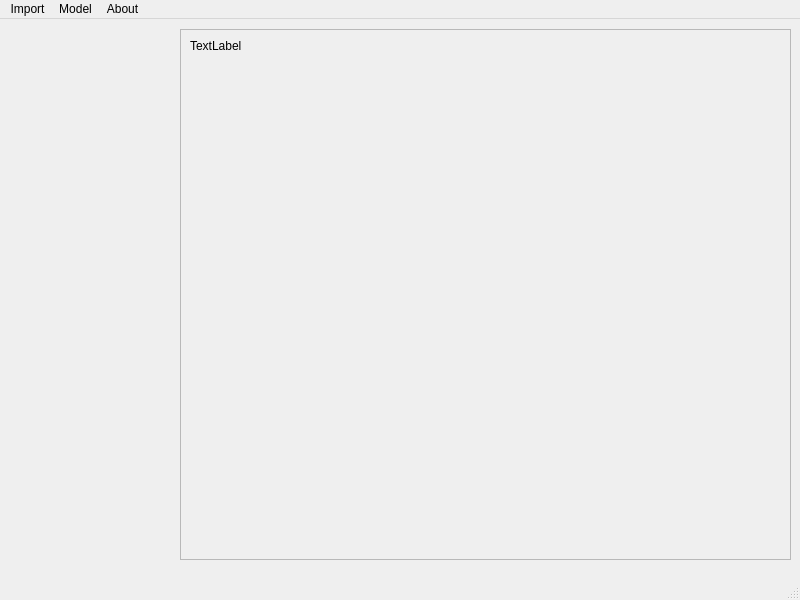
<?xml version="1.0" encoding="UTF-8"?>
<ui version="4.0">
 <class>MainWindow</class>
 <widget class="QMainWindow" name="MainWindow">
  <property name="geometry">
   <rect>
    <x>0</x>
    <y>0</y>
    <width>800</width>
    <height>600</height>
   </rect>
  </property>
  <property name="windowTitle">
   <string>MainWindow</string>
  </property>
  <widget class="QWidget" name="centralwidget">
   <widget class="QFrame" name="frame">
    <property name="geometry">
     <rect>
      <x>180</x>
      <y>10</y>
      <width>611</width>
      <height>531</height>
     </rect>
    </property>
    <property name="sizePolicy">
     <sizepolicy hsizetype="Maximum" vsizetype="Maximum">
      <horstretch>0</horstretch>
      <verstretch>0</verstretch>
     </sizepolicy>
    </property>
    <property name="frameShape">
     <enum>QFrame::StyledPanel</enum>
    </property>
    <property name="frameShadow">
     <enum>QFrame::Raised</enum>
    </property>
    <widget class="QLabel" name="imglabel">
     <property name="geometry">
      <rect>
       <x>10</x>
       <y>10</y>
       <width>590</width>
       <height>510</height>
      </rect>
     </property>
     <property name="text">
      <string>TextLabel</string>
     </property>
     <property name="alignment">
      <set>Qt::AlignJustify|Qt::AlignTop</set>
     </property>
    </widget>
   </widget>
  </widget>
  <widget class="QMenuBar" name="menubar">
   <property name="geometry">
    <rect>
     <x>0</x>
     <y>0</y>
     <width>800</width>
     <height>25</height>
    </rect>
   </property>
   <widget class="QMenu" name="menuModel">
    <property name="title">
     <string>Model</string>
    </property>
    <addaction name="actionImport"/>
    <addaction name="actionTest"/>
   </widget>
   <widget class="QMenu" name="menuImport">
    <property name="title">
     <string>Import</string>
    </property>
    <addaction name="actionImage"/>
    <addaction name="actionMaps"/>
    <addaction name="actionModel"/>
   </widget>
   <widget class="QMenu" name="menuAbout">
    <property name="title">
     <string>About</string>
    </property>
   </widget>
   <addaction name="menuImport"/>
   <addaction name="menuModel"/>
   <addaction name="menuAbout"/>
  </widget>
  <widget class="QStatusBar" name="statusbar"/>
  <action name="actionImport">
   <property name="text">
    <string>Specifications</string>
   </property>
  </action>
  <action name="actionImage">
   <property name="text">
    <string>Image</string>
   </property>
  </action>
  <action name="actionMaps">
   <property name="text">
    <string>Maps</string>
   </property>
  </action>
  <action name="actionModel">
   <property name="text">
    <string>Model</string>
   </property>
  </action>
  <action name="actionTest">
   <property name="text">
    <string>Test</string>
   </property>
  </action>
 </widget>
 <resources/>
 <connections/>
</ui>
